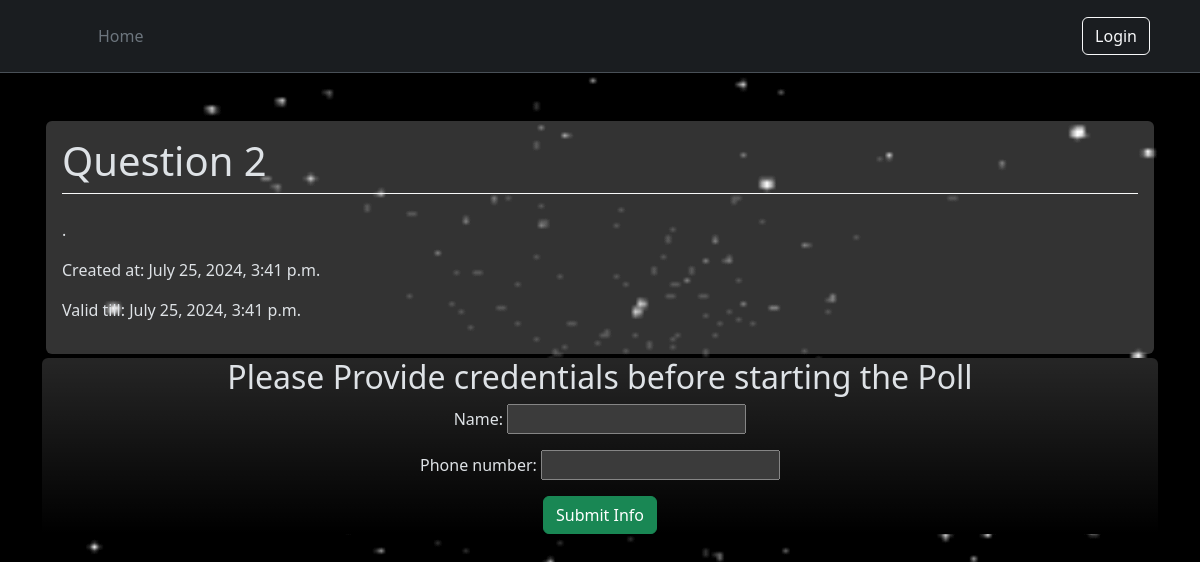
The page /poll/6/ on the database its author committed.
### home/models.py (models this page shows, shortened)
class Poll(models.Model):
    title = models.CharField(max_length=200)
    description = models.TextField()
    created_at = models.DateTimeField(auto_now_add=True)
    valid_till = models.DateTimeField()
    quiz_visible = models.BooleanField(default=False)
    quiz_complete =  models.BooleanField(default=False)

### home/views.py (the view)
# urls.py: path('poll/<int:poll_id>/', views.poll_detail, name='poll_detail'),
def poll_detail(request, poll_id):
    poll = get_object_or_404(Poll, pk=poll_id)
    mcqs = MCQ.objects.filter(poll=poll)
    descriptions = Descriptive.objects.filter(poll=poll)
    user_info_id = request.session.get('user_info_id')
    if user_info_id:
        user_info = UserInfo.objects.get(pk=user_info_id)
        existing_response = Response.objects.filter(user_info=user_info, poll=poll).exists()
        if existing_response:
            return redirect('poll_results', poll_id=poll.id)
    if request.method == 'POST':
        if 'name' in request.POST and 'phone_number' in request.POST:
            user_form = UserInfoForm(request.POST)
            if user_form.is_valid():
                user_info = user_form.save()
                request.session['user_info_id'] = user_info.id
                return redirect('poll_detail', poll_id=poll.id)
        else:
            user_info_id = request.session.get('user_info_id')
            if not user_info_id:
                return redirect('poll_detail', poll_id=poll.id)
            user_info = UserInfo.objects.get(pk=user_info_id)
            total_score = 0
            total_mcqs = mcqs.count() + descriptions.count()
            for mcq in mcqs:
                choice = request.POST.get(f'choice_{mcq.id}')
                if choice:
                    selected_option = getattr(mcq, f'option{choice.upper()}')
                    if selected_option == mcq.correct_answer:
                        total_score += 1
            for desc in descriptions:
                user_answer = request.POST.get(f'answer_{desc.id}')
                if user_answer:
                    is_correct = user_answer.strip().lower() == desc.answer.strip().lower()
                    if is_correct:
                        total_score += 1
            percentage_score = (total_score / total_mcqs * 100) if total_mcqs else 0
            Response.objects.create(
                user_info=user_info,
                poll=poll,
                score=percentage_score,
                submit_time=timezone.now()
            )
            return redirect('poll_results', poll_id=poll.id)
    else:
        user_info_id = request.session.get('user_info_id')
        user_form = UserInfoForm() if not user_info_id else None
        return render(request, 'polls/poll_detail.html', {
            'poll': poll,
            'mcqs': mcqs,
            'descriptions': descriptions,
            'user_form': user_form,
        })

### home/forms.py
class UserInfoForm(forms.ModelForm):
    class Meta:
        model = UserInfo
        fields = ['name', 'phone_number']

### home/templates/polls/poll_detail.html (shortened to what this page needs)
{% extends "layout.html" %}
{% block content %}
<div class="container mt-5">
   <div class=" p-3 rounded m-1 " style="background-color: rgba(255, 255, 255, 0.2);">
    <div class="h4 pb-2 mb-4 fs-1 border-bottom border-light">
        {{ poll.title }}
    </div>
    <p>{{ poll.description }}</p>
    <p>Created at: {{ poll.created_at }}</p>
    <p>Valid till: {{ poll.valid_till }}</p>
   </div>
{% if user_form %}
    <div class='container bg-black bg-gradient text-center rounded-top'>
        <div class="row">
        <h2>Please Provide credentials before starting the Poll</h2>
        </div>
        <div class="row">
    <form method="post"  >
        {{ user_form.as_p }}
        <button type="submit" class="btn btn-success">Submit Info</button>
    </form>
    </div>
    </div>
{% endif %}
</div>
{% endblock %}

### static/layout.css (style rules this page uses)
body { margin: 40%; height: 100vh; background-image: url('space-bg.gif'); background-size: cover; background-repeat: no-repeat; background-position: center; background-attachment: fixed; }

### rows shown on the page
Poll: title "Question 2", description ".", created_at "July 25, 2024, 3:41 p.m.", valid_till "July 25, 2024, 3:41 p.m."
